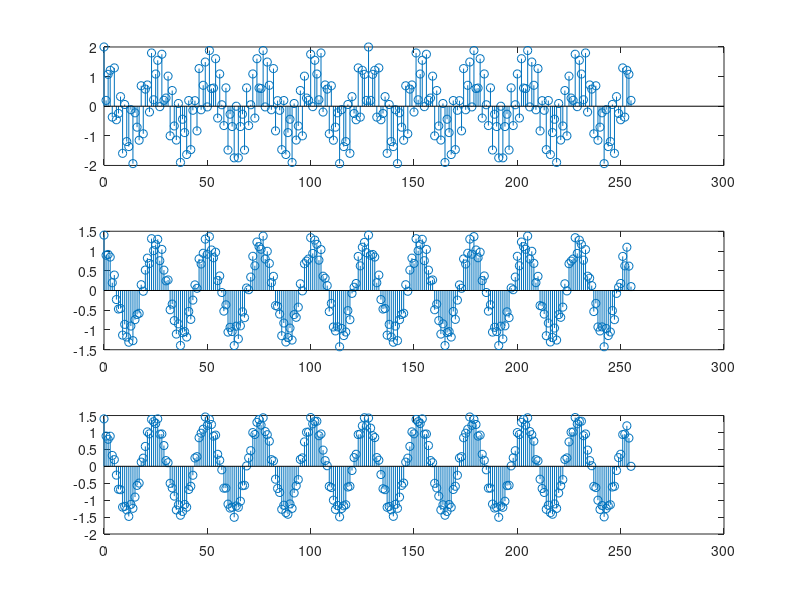

Reproduce this figure in MATLAB.
%% Inicialização do ambiente
clear ; close all; clc

%% Exercício 11
n = 0:255; %% Inicialização do ambiente


x = cos((20 * pi * n)/256) + cos((200 * pi * n)/256);

figure
subplot(3, 1, 1)
stem(n, x)

subplot(3, 1, 2)
y1 = 0.5 * x + 0.4 * [x(1, 2:size(x, 2)) 0] + 0.3 * [x(1, 3:size(x, 2)) 0 0];
stem(n, y1)

subplot(3, 1, 3)
y2 = zeros(size(n));
y2(1) = y1(1);
y2(2) = y1(2);
for i = 3:255
    y2(i) = y1(i) + 0.5 * y2(i - 1) - 0.4 * y2(i - 2);
end
stem(n, y2)
